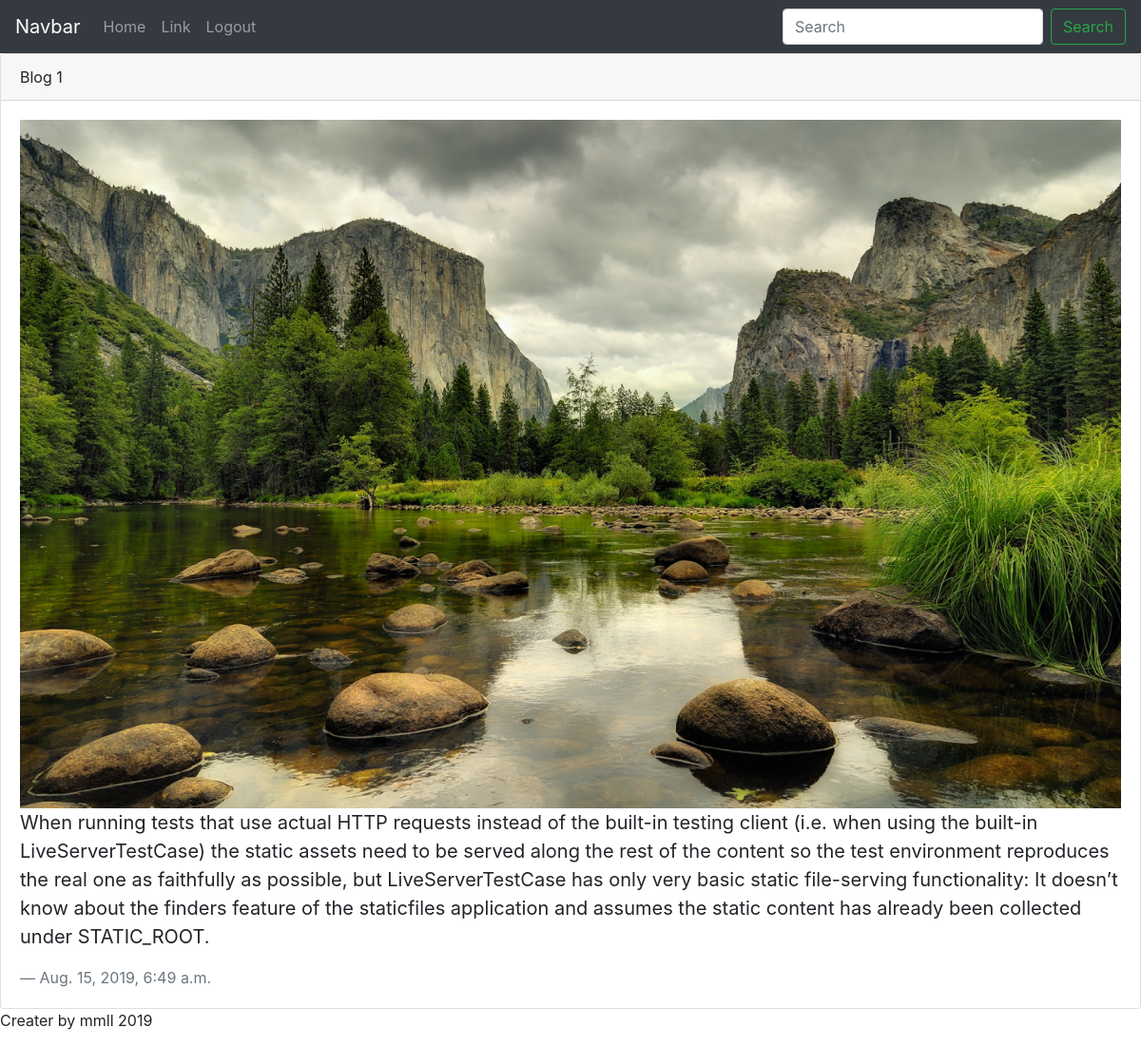
The app's page /details/blog1 with its own data.
### photobloger/models.py (models this page shows, shortened)
class Blog(models.Model):
    title = models.CharField(max_length=100, db_index=True)
    text = models.TextField()
    slug = models.SlugField(max_length=50, unique=True)
    date_add = models.DateTimeField(auto_now_add=True)
    image = models.ImageField(upload_to='blog', verbose_name='Capture')

### photobloger/views.py (the view)
# urls.py: path('details/<str:slug>', detail_blog, name='detail_url'),
def detail_blog(request, slug):
    blogs = Blog.objects.get(slug__iexact=slug)
    context = {'blogs': blogs}
    return render(request, 'photobloger/details.html', context)

### photobloger/templates/photobloger/details.html
{% extends 'photobloger/base.html' %}
{% block content %}
<div class="card">
  <div class="card-header">
    {{ blogs.title}}
  </div>
  <div class="card-body">
      <img src="{{ blogs.image.url }}" class="img-fluid" alt="Адаптивные изображения">
    <blockquote class="blockquote mb-0">
      <p>{{ blogs.text }}</p>
      <footer class="blockquote-footer">{{ blogs.date_add }}</footer>
    </blockquote>
  </div>
</div>
{% endblock %}

### records on screen
Blog: title "Blog 1", image (picture), text "When running tests that use actual HTTP requests instead of the built-in testing client (i.e. when using the built-in LiveServerTestCase) the static assets need to be served along the rest of the content so the test environment reproduces the real one as faithfully as possible, but LiveServerTestCase has only very basic static file-serving functionality: It doesn’t know about the finders feature of the staticfiles application and assumes the static content has already been collected under STATIC_ROOT.", date_add "Aug. 15, 2019, 6:49 a.m."
